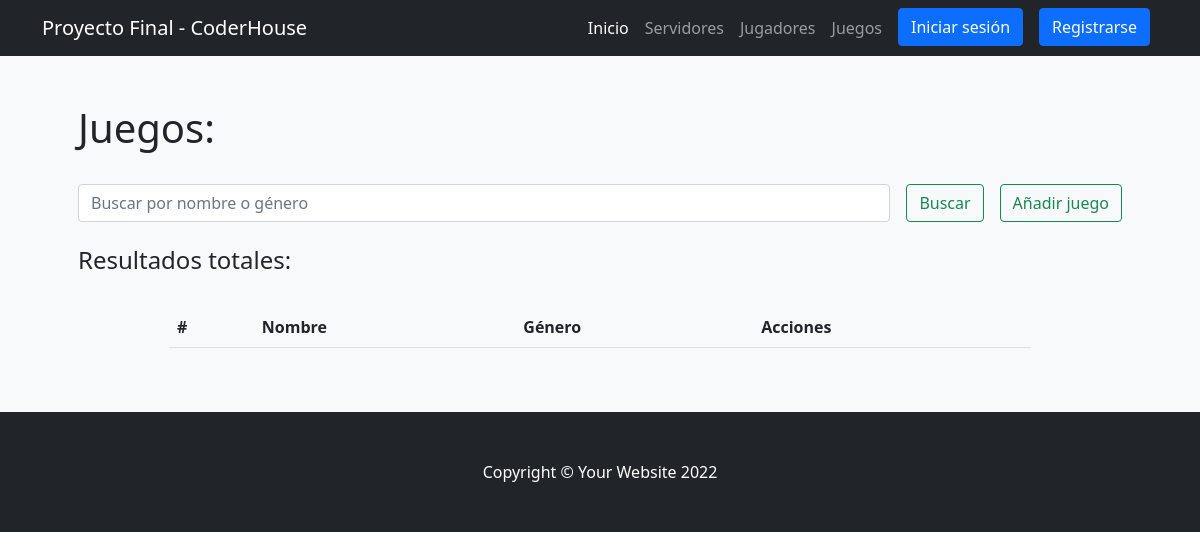
The page /app/juegos/ on the database as committed earlier.
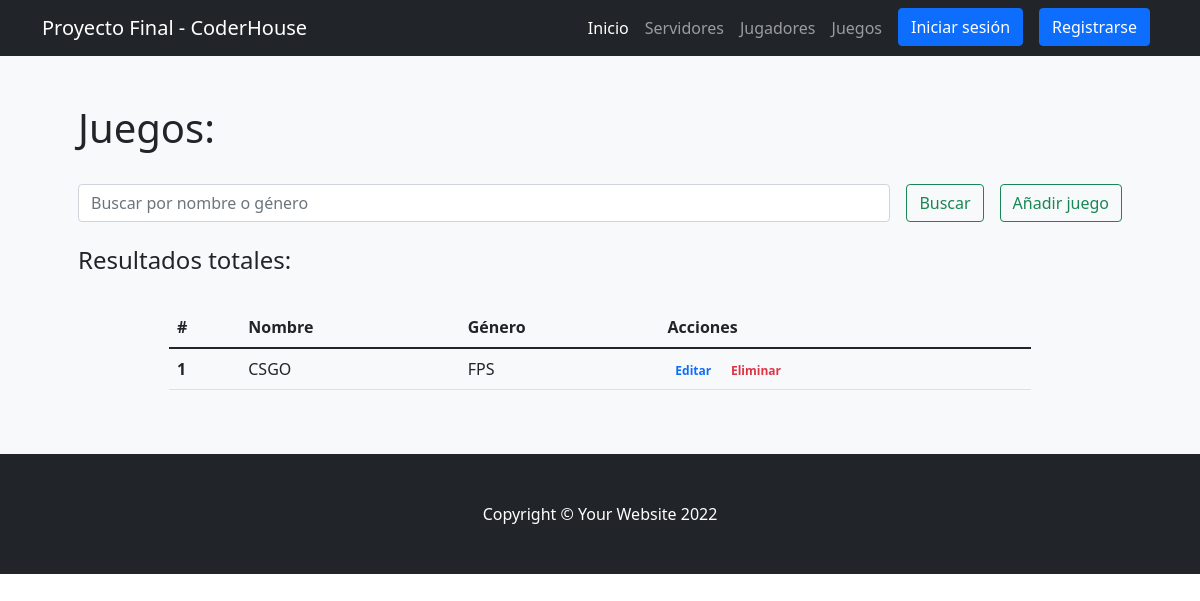
The same page on the database as committed later.
### ProyectoFinalApp/models.py (models this page shows)
class Juego(models.Model):
    nombre = models.CharField(max_length = 20)
    genero = models.CharField(max_length = 20)
    class Meta:
        verbose_name_plural = "Juegos"

### ProyectoFinalApp/views.py (the view)
# urls.py: path('juegos/', juegos, name= "juegos"),
def juegos(request):
    if request.method == "POST":
        search = request.POST["search"]
        if search !="":
            juegos = Juego.objects.filter( Q(nombre__icontains=search)| Q(genero__icontains=search) ).values()
            return render(request, "ProyectoFinalApp/juegos.html",{"juegos":juegos, "search":True, "busqueda":search})
    juegos = Juego.objects.all()
    return render(request,"ProyectoFinalApp/juegos.html",{"juegos":juegos})

### ProyectoFinalApp/templates/ProyectoFinalApp/juegos.html (shortened to what this page needs)
{% extends 'ProyectoFinalApp/base.html' %}
{% load static %}
{% block contenidoPagina %}
<section class="bg-light py-5">
    <div class="container px-5">
        <h1>Juegos:</h1>
        <br>
        <div class="row gx-5 justify-content-center">
            <div class="col-lg-12">
                <form class="d-flex my-2 my-lg-0" action="" method="post">
                    <input class="flex-grow-0 form-control mr-sm-2" type="search" name="search" placeholder="Buscar por nombre o género" aria-label="Search">
                    <button class="btn btn-outline-success text-nowrap ms-3 my-2 my-sm-0" type="submit">  Buscar</button>
                    <a class="btn btn-outline-success text-nowrap ms-3 my-2 my-sm-0" href="{% url 'crearjuego' %}">  Añadir juego</a>
                </form>
            </div>
        </div>
        <br>
        <h4>Resultados
            {% if search %}
                para "{{busqueda}}":
            {% else %}
                totales:
            {% endif %}
        </h4>
        <br>
        <div class="row gx-5 justify-content-center">
            <div class="col-lg-10 table-responsive">
                <table class="table table-theme">
                    <thead>
                        <tr>
                            <th scope="col">#</th>
                            <th scope="col">Nombre</th>
                            <th scope="col">Género</th>
                            <th scope="col">Acciones</th>
                        </tr>
                    </thead>
                    <tbody>
                        {% for juego in juegos %}
                            <tr>
                                <th scope="row">{{forloop.counter}}</th>
                                <td>{{juego.nombre}}</td>
                                <td>{{juego.genero}}</td>
                                <td>
                                    <a href="{% url 'editarJuego' juego.id %}" class="text-primary badge badge-primary text-decoration-none">  Editar</a>
                                    <a href="{% url 'eliminarJuego' juego.id %}" class="text-danger badge badge-danger text-decoration-none">  Eliminar</a>
                                </td>
                            </tr>
                        {% endfor %}
                    </tbody>
                </table>
            </div>
        </div>
    </div>
</section>
{% endblock %}

Rows that differ between the two databases and show on the page:
added Juego: nombre "CSGO", genero "FPS"
